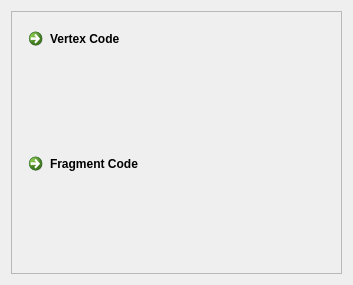
<?xml version="1.0" encoding="UTF-8"?>
<ui version="4.0">
 <class>Dialog</class>
 <widget class="QDialog" name="Dialog">
  <property name="geometry">
   <rect>
    <x>0</x>
    <y>0</y>
    <width>353</width>
    <height>285</height>
   </rect>
  </property>
  <property name="windowTitle">
   <string>Dialog</string>
  </property>
  <layout class="QHBoxLayout" name="horizontalLayout">
   <item>
    <widget class="QScrollArea" name="scrollArea">
     <property name="widgetResizable">
      <bool>true</bool>
     </property>
     <widget class="QWidget" name="scrollAreaWidgetContents">
      <property name="geometry">
       <rect>
        <x>0</x>
        <y>0</y>
        <width>333</width>
        <height>265</height>
       </rect>
      </property>
      <layout class="QVBoxLayout" name="verticalLayout">
       <item>
        <widget class="QCommandLinkButton" name="openVertex">
         <property name="text">
          <string>Vertex Code</string>
         </property>
        </widget>
       </item>
       <item>
        <widget class="QCommandLinkButton" name="openFragment">
         <property name="text">
          <string>Fragment Code</string>
         </property>
        </widget>
       </item>
      </layout>
     </widget>
    </widget>
   </item>
  </layout>
 </widget>
 <resources/>
 <connections/>
</ui>
